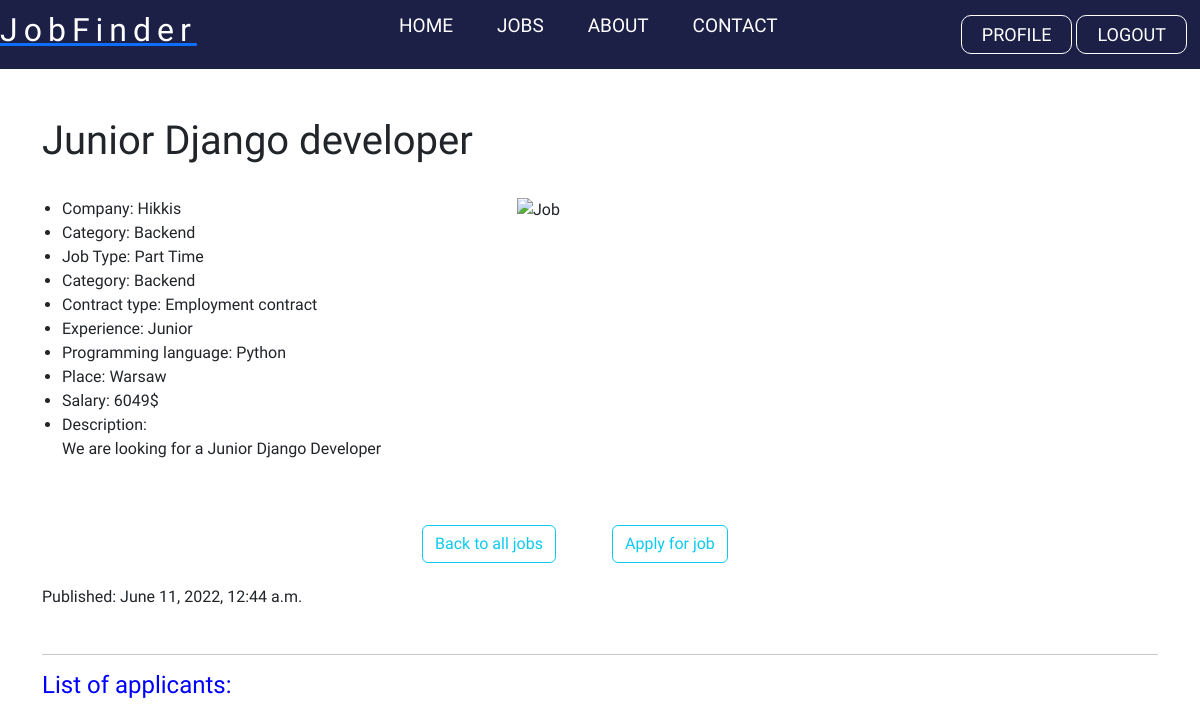
The page /jobs/20/ (signed in) on the database as committed earlier.
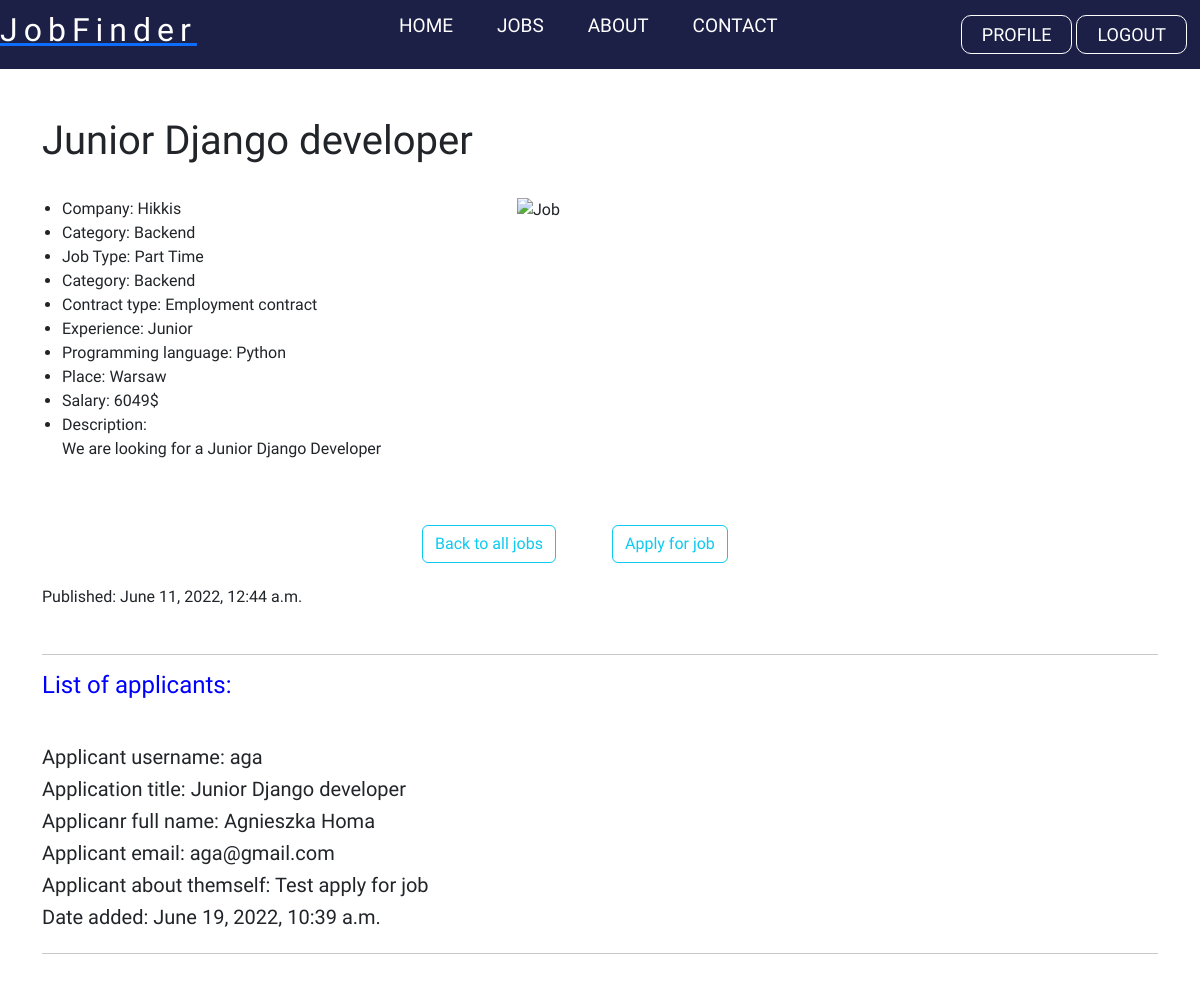
The same page on the database as committed later.
### backend/models.py (models this page shows, shortened)
class Application(models.Model):
    job = models.ForeignKey(Job, related_name='applications', on_delete=models.CASCADE, null=True)
    fullName = models.CharField(max_length=100, null=True, blank=True)
    email = models.EmailField()
    introduceYourself = models.TextField(null=True)
    created_at = models.DateTimeField(auto_now_add=True, null=True)
    created_by = models.ForeignKey(User, related_name='applications', on_delete=models.CASCADE, null=True)

class Job(models.Model):
    user = models.ForeignKey(User, related_name='useraccount', on_delete=models.CASCADE, null=True, blank=True, editable=False)
    title = models.CharField(max_length=200, null=True, blank=True)
    company = models.CharField(max_length=200, null=True, blank=True)
    jobType = models.CharField(choices=JOB_CHOICES, max_length = 50, null=True, blank=True)
    category = models.CharField(choices=CATEGORY_CHOICES, max_length = 50, null=True, blank=True)
    contractType = models.CharField(choices=CONTRACT_CHOICES, max_length = 50, null=True, blank=True)
    experience = models.CharField(choices=EXPERIENCE_CHOICES, max_length = 50, null=True, blank=True)
    description = RichTextField(blank=True, null=True)
    proglanguage =  models.CharField(max_length=200, null=True, blank=True)
    place = models.CharField(max_length=200, null=True, blank=True)
    salary = models.CharField(max_length=200, null=True, blank=True)
    published = models.DateTimeField(default=timezone.now)
    class Meta:
        ordering = ['-published']

### backend/views.py (the view)
# urls.py: path('jobs/<int:job_id>/', views.job_info, name='job_info'),
def job_info(request, job_id):
    job = Job.objects.get(pk=job_id)
    return render(request, 'backend/job_info.html', {'job': job})

### templates/backend/job_info.html (shortened to what this page needs)
{% extends 'main.html' %}
{% load static %}
{% block content %}
{% include 'navbar.html' %}
{% static 'images' as baseUrl %}
    <div class="container py-4 my-4 mx-auto d-flex flex-column">
        <div class="header">
            <div class="row r1">
                <div class="col-md-9 abc">
                    <h1>{{ job.title }} </h1>
                </div>
            </div>
        </div>
        <div class="container-body mt-4">
            <div class="row r3">
                <div class="col-md-5 p-0 klo">
                    <ul>
                        <li>Company: {{ job.company }}</li>
                        <li>Category: {{ job.get_category_display }}</li>
                        <li>Job Type: {{ job.jobType}}</li>
                        <li>Category: {{ job.category }}</li>
                        <li>Contract type: {{ job.contractType }}</li>
                        <li>Experience: {{ job.experience }}</li>
                        <li>Programming language: {{job.proglanguage}}</li>
                        <li>Place: {{ job.place }}</li>
                        <li>Salary: {{ job.salary }}$</li>
                        <li>Description: {{ job.description|safe }}</li>
                    </ul>
                </div>
                <div class="col-md-7"> <img src="https://cdn.pixabay.com/photo/2015/09/04/23/28/wordpress-923188_960_720.jpg" alt="Job" width="90%" height="95%"> </div>
            </div>
        </div>
        <div class="footer d-flex flex-column mt-5">
            <div class="row r4">
                <div class="col-md-2 mio offset-md-4">
                   <a type="button" class="btn btn-outline-info" href="{% url 'jobs' %}">Back to all jobs</a></div>
                    {% if user.is_authenticated %}
                <div class="col-md-2 myt ">
                   <a type="button" class="btn btn-outline-info" href="{% url 'application' job.id %}">Apply for job</a></div>
                    {% else %}
                    <div class="col-md-2 myt ">
                   <a type="button" class="btn btn-outline-info" href="{% url 'loginPage' %}">Log in to apply</a></div>
                    {% endif %}
            </div>
            <br>
            <h6>Published: {{job.published}}</h6>
        </div>
        <br>
        {% if user.is_authenticated and useraccount.id == job.useraccount.id %}
           <hr>
           <h4 style="color: blue">List of applicants:<h4>
            {% for application in job.applications.all %}
            <br>
            <h5>Applicant username: {{ application.created_by.username }} </h5>
            <h5>Application title: {{ application.job.title }}</h5>
            <h5>Applicanr full name: {{ application.fullName}}</h5>
            <h5>Applicant email: {{ application.email}}</h5>
            <h5>Applicant about themself: {{ application.introduceYourself}}</h5>
            <h5>Date added: {{ application.created_at }}</h5><hr>
            {% endfor %}
    {% endif %}
    </div>
      <link href="https://cdn.jsdelivr.net/npm/bootstrap@5.2.0-beta1/dist/css/bootstrap.min.css" rel="stylesheet">
{% endblock %}

Rows that differ between the two databases and show on the page:
added Application: created_by.username "aga", job "Junior Django developer", fullName "Agnieszka Homa", email "aga@gmail.com", introduceYourself "Test apply for job", created_at "June 19, 2022, 10:39 a.m."
